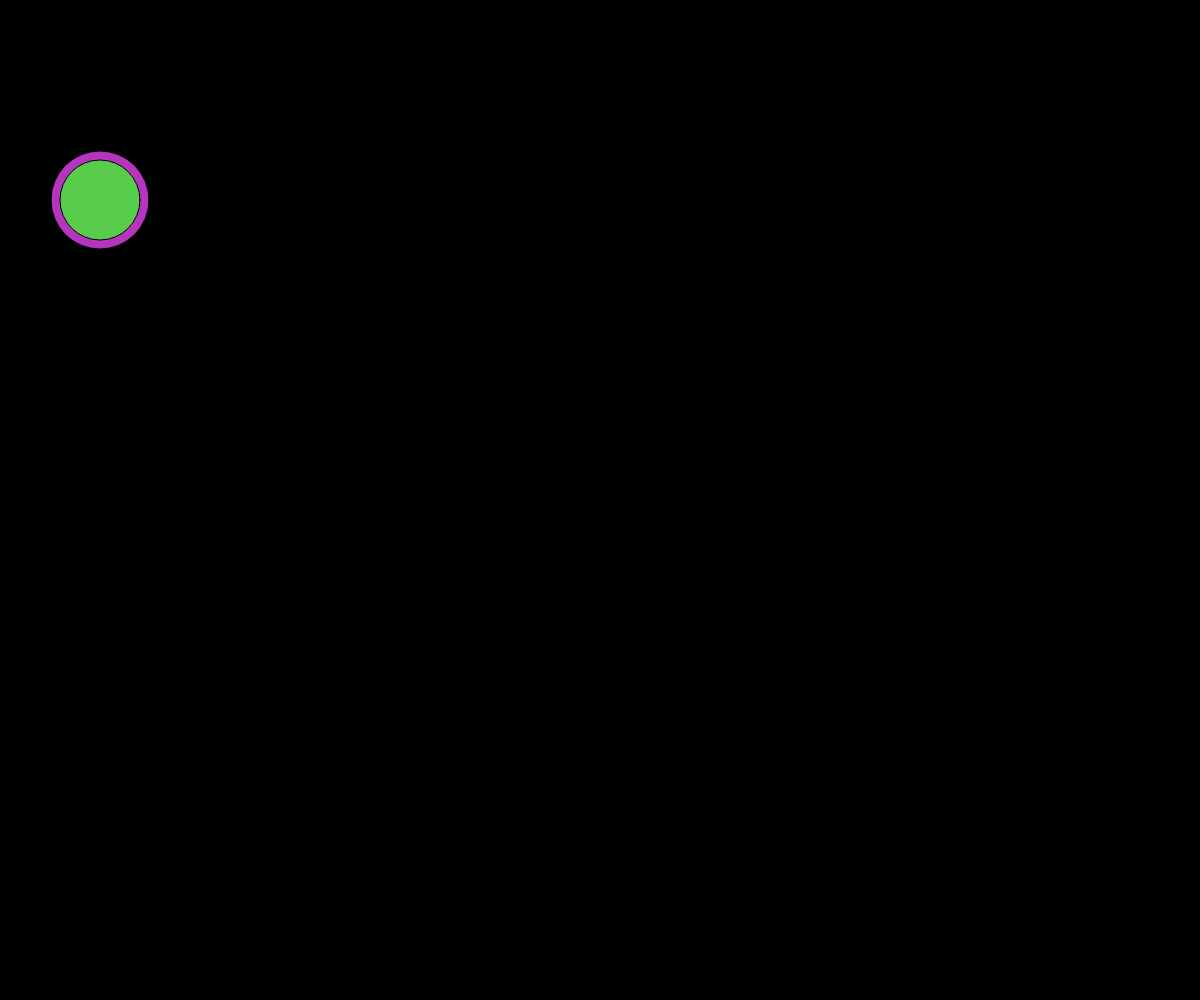
Frame 1 (no input)
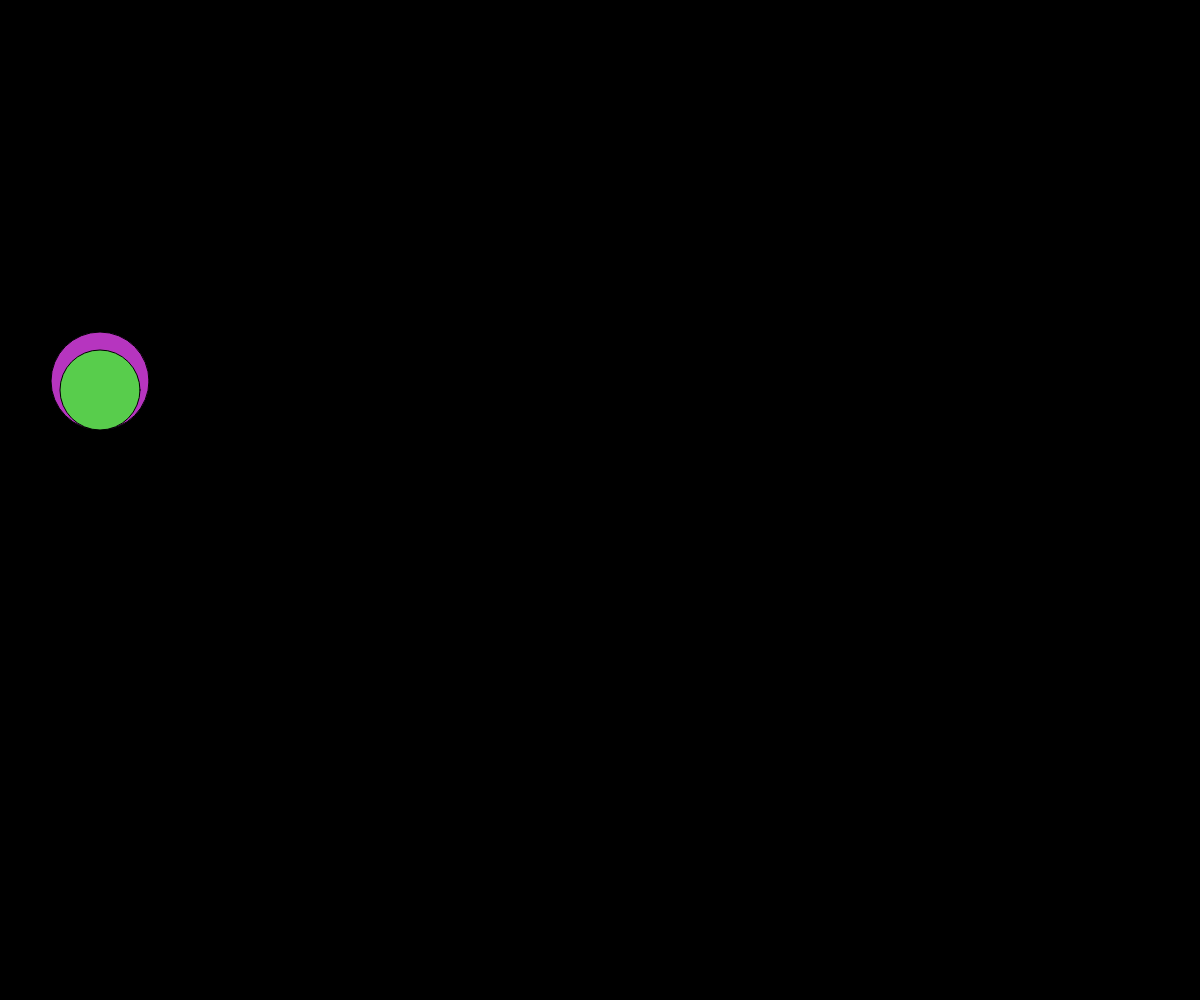
Frame 60 (no input)
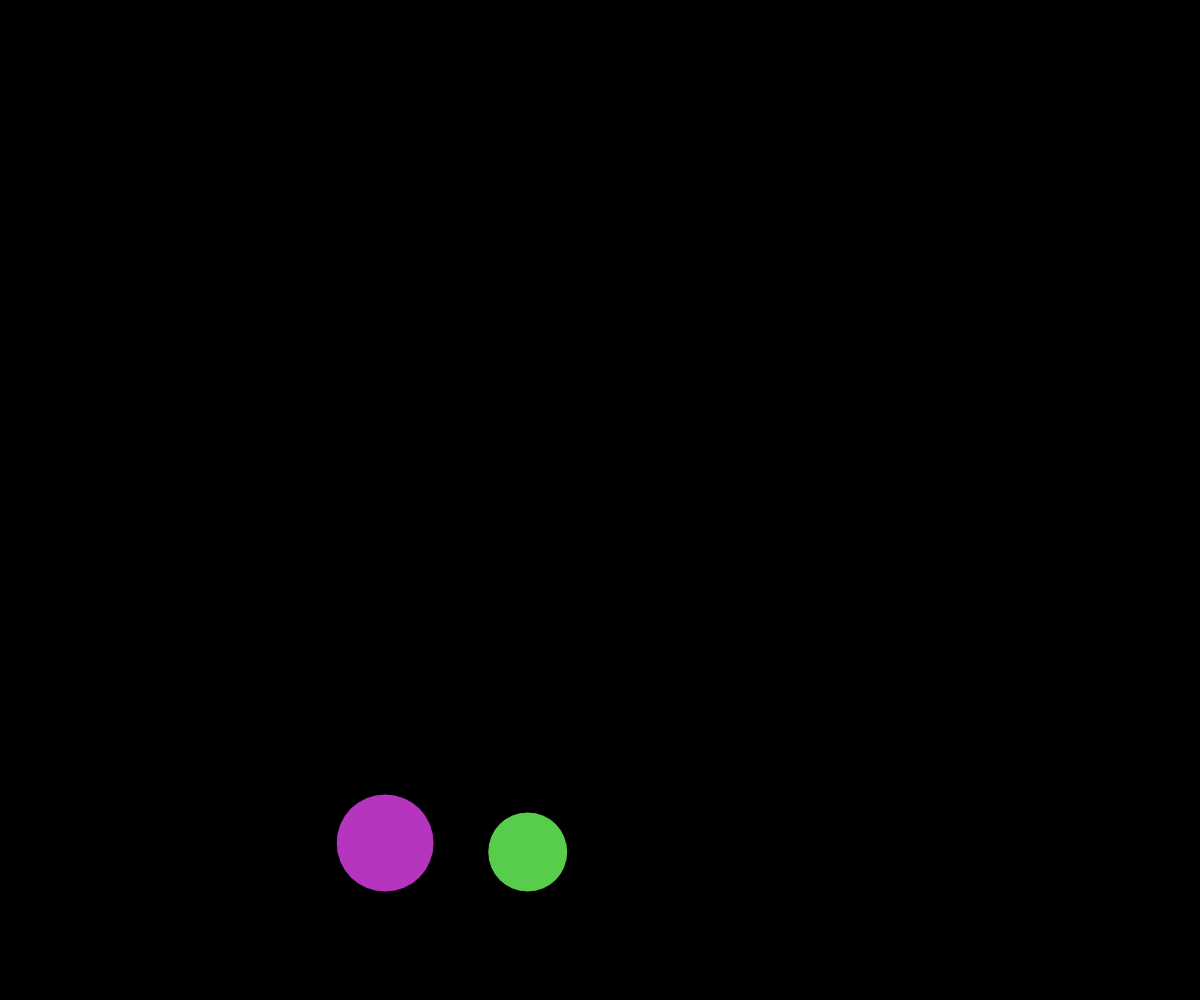
Frame 120 (the mouse pressed at the canvas centre since frame 60)

The p5.js sketch that drew these frames (run headless with seeded random() and noise() and a simulated clock; from frame 60 on, the mouse is pressed at the canvas centre):

// p5.js sketch
// ── sketch.js
let ball_1, ball_2;
let gravity;
let wind;
let n = 1; //number of balls


function setup() {
  createCanvas(windowWidth, windowHeight);
  gravity = createVector(0, 1);
  wind = createVector(1, 0);

  ball_1 = new bounce(100, 200, 6, 0);
  ball_2 = new bounce(100, 200, 4, 0);
  //ball objects

  weight_1 = p5.Vector.mult(gravity, ball_1.mass);
  weight_2 = p5.Vector.mult(gravity, ball_2.mass);
  //the force 'm*g = mass*acc. due to gravity'
  
}

function draw() {
  background(0);

  ball_1.applyForce(weight_1);
  ball_2.applyForce(weight_2);

  ball_1.display();
  ball_1.move();

  ball_2.display();
  ball_2.move();

  if (mouseIsPressed) {
    //once the force of wind is removed the balls follow the 
    //Newton's First Law of Motion
    ball_1.applyForce(wind);
    ball_2.applyForce(wind);
  }

}
// ── class.js
class bounce {
  r = random(255);
  g = random(255);
  b = random(255);

  constructor(X, Y, m, speed) {
    this.mass = m
    this.radius = sqrt(this.mass) * 20; //a proper mapping of mass to radius
    this.position = createVector(X, Y);
    this.speed = createVector(speed, 0);
    this.acc = createVector(0, 0);

  }

  display() {
    fill(this.r, this.g, this.b);
    circle(this.position.x, this.position.y, this.radius * 2);
  }

  move() {
    //the retardation of speed when ball moves up 
    //is because of Euler integration inaccuracies of infinitesimals
    this.speed.add(this.acc);
    this.position.add(this.speed);
    this.checkEdge();
    this.acc.mult(0); //reqd to make the acc.= 0 so that when mouse is not
    //pressed, the vector doesnt have the value of wind included in it
    //not needed earlier as there was only one source of force ie gravity
    //and it was always present. Also, the fn. applyForce() has to be
    //called for every frame to update the value of the acc.
  }

  checkEdge() {
    if (this.position.y >= height - this.radius) {
      this.position.y = height - this.radius;
      this.speed.y *= -1;
    }
    if (this.position.x < this.radius ||
      this.position.x > width - this.radius) {
      this.speed.x *= -1;
    }

  }

  applyForce(force) {
    let a = p5.Vector.div(force, this.mass);
    //the vector 'a' denotes the acceleration due to the vector 'force'
    //on 'mass', a = force/mass
    //when weight = m*g is passed as arg., a = m*g/m = g (independent of mass)
    //when 'wind' vector is passed as arg., a is dependent on mass of the ball 
    this.acc.add(a);
  }

  texts() {
    push();
    textFont('Consolas');
    textAlign(RIGHT);
    textFont(25);
    stroke(0);
    text(`y = ${this.position.y.toFixed(1)}`, width - 20, 20);
    text(`speed = ${this.speed.y.toFixed(1)}`, width - 20, 40);
    text(`acceleration = ${this.acc.y}`, width - 20, 60);
    text(`frameCount = ${frameCount}`, width - 20, 80);
    pop();
  }

}
